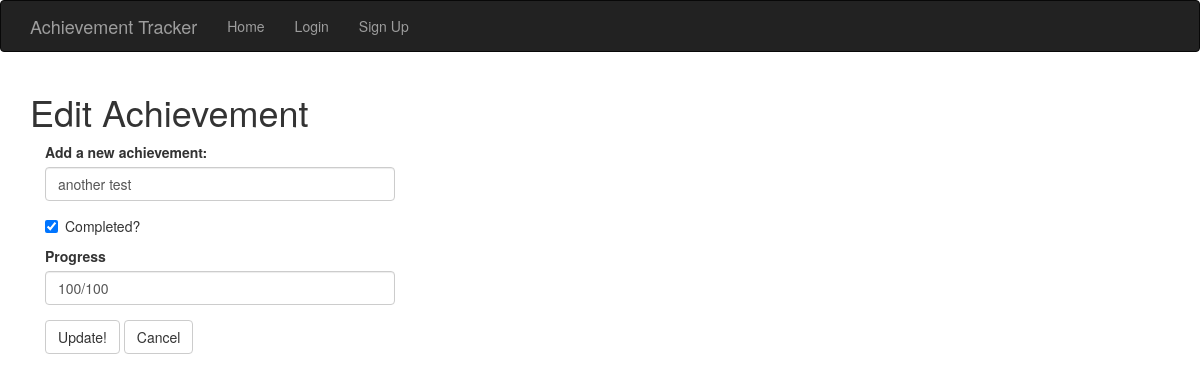
Page /update/4 on the committed database.
### models.py (models this page shows, shortened)
class Achievement(db.Model):
    __tablename__ = 'achievement'
    __table_args__ = {'extend_existing': True}
    id = db.Column(db.Integer, primary_key=True)
    achievement = db.Column(db.String(150), nullable=False)
    progress = db.Column(db.String(150), nullable=False)
    date_created = db.Column(db.DateTime, default=datetime.utcnow)
    isComplete = db.Column(db.Boolean(), unique=False, default=True)
    author_id = db.Column(db.Integer, db.ForeignKey('users.id'))
    author = db.relationship('User', backref='author', foreign_keys=[author_id])

### main/views.py (the view, shortened to what this page needs)
@login_required
@main.route('/update/<int:id>', methods=['GET', 'POST'])
def update(id):
    achievement = Achievement.query.get_or_404(id)
    form = EditAchievementForm(achievement=achievement)
    form.achievement.data = achievement.achievement
    form.progress.data = achievement.progress
    form.isComplete.data = achievement.isComplete
    return render_template('update.html', form=form)

### main/forms.py
class EditAchievementForm(FlaskForm):
    achievement = StringField('Add a new achievement:', validators=[DataRequired()])
    isComplete = BooleanField('Completed?')
    progress = StringField('Progress')
    submit = SubmitField('Update!')
    cancel = SubmitField('Cancel')

### templates/update.html (shortened to what this page needs)
{% extends "base.html" %}
{% import "bootstrap/wtf.html" as wtf %}
{% block styles %}
{{ super() }}
<link rel="stylesheet" href="{{ url_for('static', filename='styles.css') }}"/>
{% endblock styles %}
{% block page_content %}
    <h1>Edit Achievement</h1>
    <div class="col-md-4">
        {{ wtf.quick_form(form) }}
    </div>
{% endblock %}

### rows in the picture
Achievement: achievement "another test", isComplete "☑", progress "100/100"
